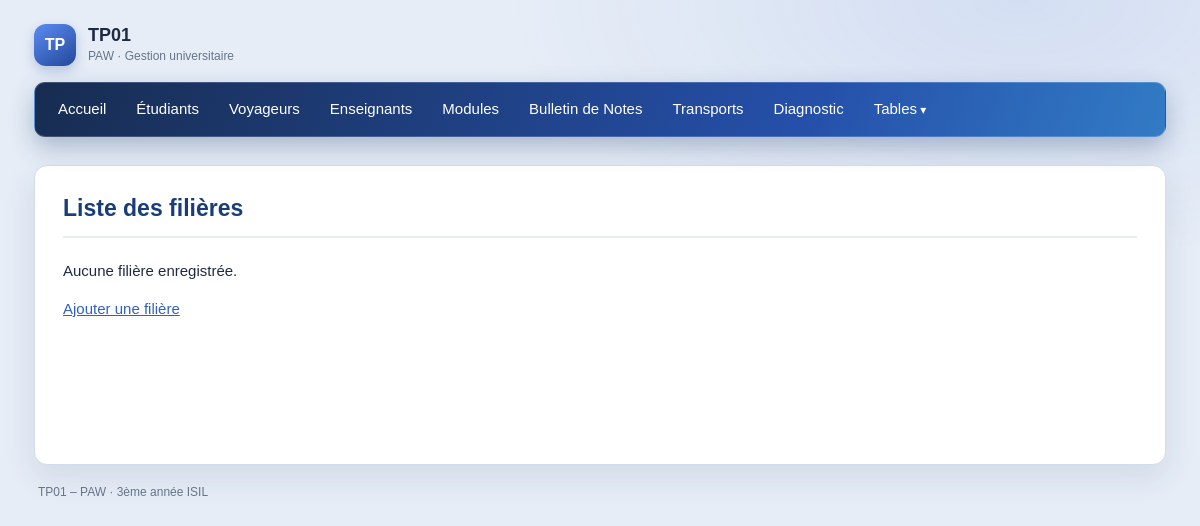
The page /filiere/liste.php on the database as committed earlier.
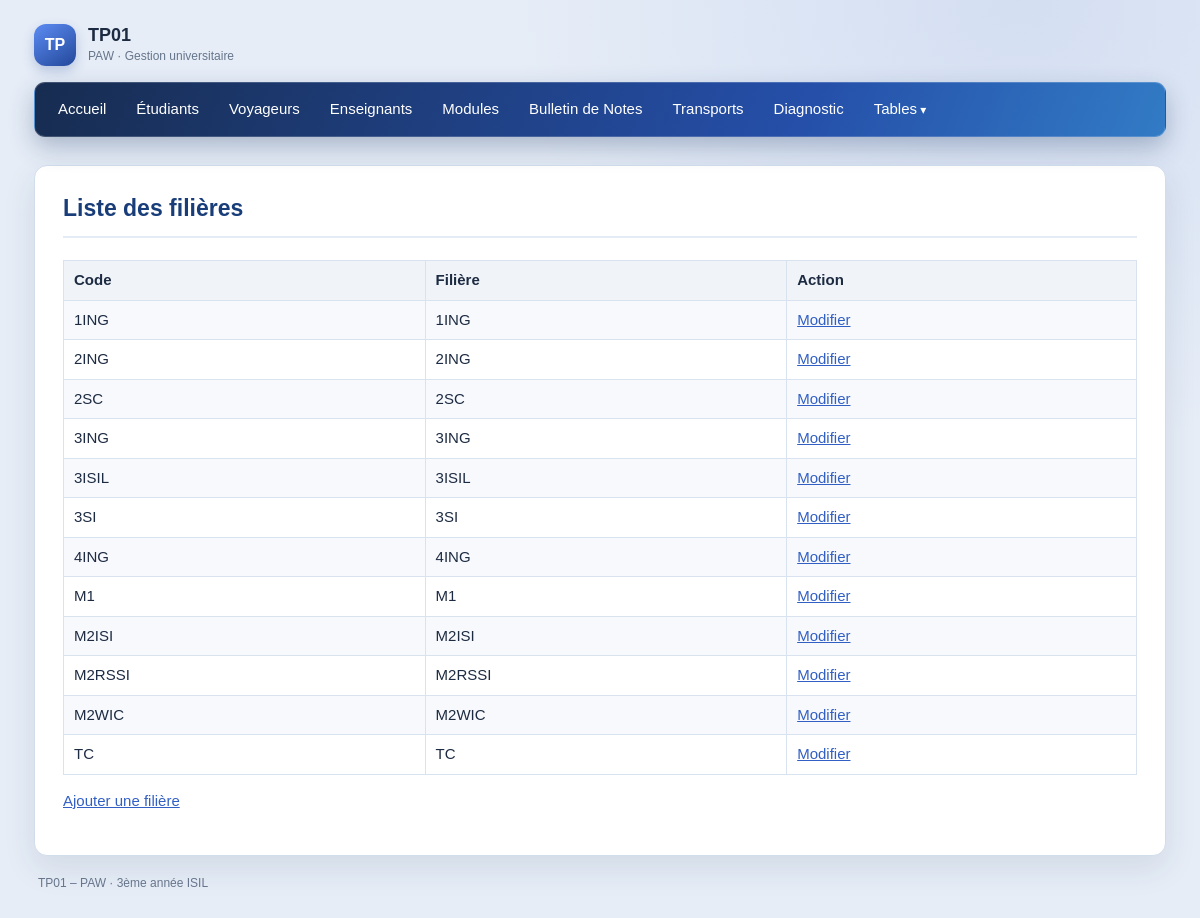
The same page on the database as committed later.
### tables this page shows
CREATE TABLE IF NOT EXISTS filiere (
  code    VARCHAR(10) NOT NULL PRIMARY KEY,
  libelle VARCHAR(10) NOT NULL
);

### includes/fonctions.php (called while the page is built, shortened)
<?php
function h($texte): string
{
    return htmlspecialchars((string)$texte, ENT_QUOTES, 'UTF-8');
}

### filiere/liste.php (the view)
<?php
require_once __DIR__ . '/../config/database.php';
require_once __DIR__ . '/../includes/fonctions.php';
$stmt = $pdo->prepare('SELECT code, libelle FROM filiere ORDER BY libelle');
$stmt->execute();
$filieres = $stmt->fetchAll();
$base  = '../';
$titre = 'Liste des filières';
require __DIR__ . '/../includes/header.php';
?>
<?php if (!$filieres): ?>
    <p>Aucune filière enregistrée.</p>
<?php else: ?>
    <table class="liste">
        <tr><th>Code</th><th>Filière</th><th>Action</th></tr>
        <?php foreach ($filieres as $f): ?>
            <tr>
                <td><?= h($f['code']) ?></td>
                <td><?= h($f['libelle']) ?></td>
                <td><a href="filiere.php?code=<?= rawurlencode($f['code']) ?>">Modifier</a></td>
            </tr>
        <?php endforeach; ?>
    </table>
<?php endif; ?>
<p><a href="filiere.php">Ajouter une filière</a></p>
<?php require __DIR__ . '/../includes/footer.php'; ?>

### includes/header.php (shortened to what this page needs)
<!DOCTYPE html>
<html lang="fr">
<head>
    <link rel="stylesheet" href="<?= $base ?>css/style.css?v=<?= filemtime(__DIR__ . '/../css/style.css') ?>">
</head>
<body>
<div id="page">
    <?php
    $pageScript = basename($_SERVER['SCRIPT_NAME'] ?? '');
    $pagePath = $_SERVER['SCRIPT_NAME'] ?? '';
    $voyageursActif = $pageScript === 'voyageurs.php' || str_starts_with($pageScript, 'voyageur_');
    $etudiantsActif = str_contains($pagePath, '/personne/') && !$voyageursActif;
    $enseignantsActif = str_contains($pagePath, '/enseignant/');
    $modulesActif = str_contains($pagePath, '/module/');
    $bulletinActif = str_contains($pagePath, '/notes/');
    $transportsActif = str_contains($pagePath, '/transport/');
    $diagnosticActif = $pageScript === 'tests.php';
    $tablesActives = in_array($pageScript, ['nationalite.php', 'sport.php', 'filiere.php'], true);
    ?>
    <header class="site-header">
        <a class="site-brand" href="<?= $base ?>index.php">
            <span class="brand-mark" aria-hidden="true">TP</span>
            <span><strong>TP01</strong><small>PAW · Gestion universitaire</small></span>
        </a>
    </header>
    <nav class="navbar" aria-label="Navigation principale">
        <ul class="navbar-links">
            <li><a href="<?= $base ?>index.php" <?= $pageScript === 'index.php' ? 'aria-current="page"' : '' ?>>Accueil</a></li>
            <li><a href="<?= $base ?>personne/formulaire.php" <?= $etudiantsActif ? 'aria-current="page"' : '' ?>>Étudiants</a></li>
            <li><a href="<?= $base ?>personne/voyageurs.php" <?= $voyageursActif ? 'aria-current="page"' : '' ?>>Voyageurs</a></li>
            <li><a href="<?= $base ?>enseignant/enseignant.php" <?= $enseignantsActif ? 'aria-current="page"' : '' ?>>Enseignants</a></li>
            <li><a href="<?= $base ?>module/module.php" <?= $modulesActif ? 'aria-current="page"' : '' ?>>Modules</a></li>
            <li><a href="<?= $base ?>notes/bulletin.php" <?= $bulletinActif ? 'aria-current="page"' : '' ?>>Bulletin de Notes</a></li>
            <li><a href="<?= $base ?>transport/liste.php" <?= $transportsActif ? 'aria-current="page"' : '' ?>>Transports</a></li>
            <li><a href="<?= $base ?>tests.php" <?= $diagnosticActif ? 'aria-current="page"' : '' ?>>Diagnostic</a></li>
            <li>
                <details class="nav-dropdown<?= $tablesActives ? ' nav-active' : '' ?>">
                    <summary>Tables</summary>
                </details>
            </li>
        </ul>
    </nav>
    <main>
        <h1 class="page-title"><?= h($titre) ?></h1>

### includes/footer.php (shortened to what this page needs)
    </main>
    <footer class="site-footer">TP01 – PAW · 3ème année ISIL</footer>
</div>
</body>
</html>

### css/style.css (style rules this page uses)
:root { color-scheme: light; --ink: #1d2b42; --muted: #66758b; --primary: #315fc4; --primary-dark: #23489a; --line: #d9e2ef; --surface: #fff; --background: #e6edf7; --accent: #62c5bf; }
* { box-sizing: border-box; }
body { background: radial-gradient(ellipse at 85% 0%, rgb(49 95 196 / 10%), transparent 32rem), var(--background); color: var(--ink); font-family: Arial, sans-serif; font-size: 15px; line-height: 1.5; margin: 0; }
#page { max-width: 1180px; margin: 0 auto; padding: 24px; }
.site-header { margin-bottom: 16px; }
.site-brand { display: inline-flex; align-items: center; gap: 12px; color: var(--ink); text-decoration: none; }
.brand-mark { display: grid; width: 42px; height: 42px; place-items: center; border-radius: 12px; background: linear-gradient(145deg, #5c8cf3, #23489a); color: #fff; font-size: 16px; font-weight: 700; box-shadow: 0 5px 12px rgb(35 72 154 / 24%); }
.site-brand strong, .site-brand small { display: block; }
.site-brand strong { font-size: 18px; line-height: 1.2; }
.site-brand small { color: var(--muted); font-size: 12px; }
.navbar { position: sticky; top: 8px; z-index: 20; margin-bottom: 28px; border: 1px solid rgb(255 255 255 / 18%); border-radius: 11px; background: linear-gradient(110deg, #172c50, #254fa9 68%, #327bc5); box-shadow: 0 10px 24px rgb(30 56 99 / 30%); }
.navbar-links { display: flex; align-items: center; gap: 4px; min-height: 52px; margin: 0; padding: 6px 10px; list-style: none; }
.navbar-links > li { position: relative; }
.navbar-links a, .nav-dropdown summary { display: block; padding: 9px 13px; border-radius: 7px; color: #fff; font: inherit; text-decoration: none; cursor: pointer; }
.nav-dropdown summary { list-style: none; }
.nav-dropdown summary::after { content: " ▾"; font-size: 12px; }
main { min-height: 300px; padding: 28px; border: 1px solid #d2ddec; border-radius: 13px; background: var(--surface); box-shadow: 0 12px 32px rgb(32 49 72 / 10%); }
.page-title { margin: 0 0 22px; padding-bottom: 13px; border-bottom: 2px solid #e4ebf5; color: #193d79; font-size: 23px; line-height: 1.3; }
a { color: var(--primary); }
table.liste { width: 100%; border-collapse: collapse; }
table.liste th, table.liste td { border: 1px solid var(--line); padding: 8px 10px; text-align: left; }
table.liste th { background: #f0f4f9; color: var(--ink); }
table.liste tr:nth-child(even) td { background: #f7f9fd; }
.site-footer { padding: 18px 4px 4px; color: var(--muted); font-size: 12px; }

Rows that differ between the two databases and show on the page:
added filiere: code "1ING", libelle "1ING"
added filiere: code "2ING", libelle "2ING"
added filiere: code "2SC", libelle "2SC"
added filiere: code "3ING", libelle "3ING"
added filiere: code "3ISIL", libelle "3ISIL"
added filiere: code "3SI", libelle "3SI"
added filiere: code "4ING", libelle "4ING"
added filiere: code "M1", libelle "M1"
added filiere: code "M2ISI", libelle "M2ISI"
added filiere: code "M2RSSI", libelle "M2RSSI"
added filiere: code "M2WIC", libelle "M2WIC"
added filiere: code "TC", libelle "TC"
Other text that changed with them:
text no longer shown: "Aucune filière enregistrée."
text now shown: "Code Filière Action"
